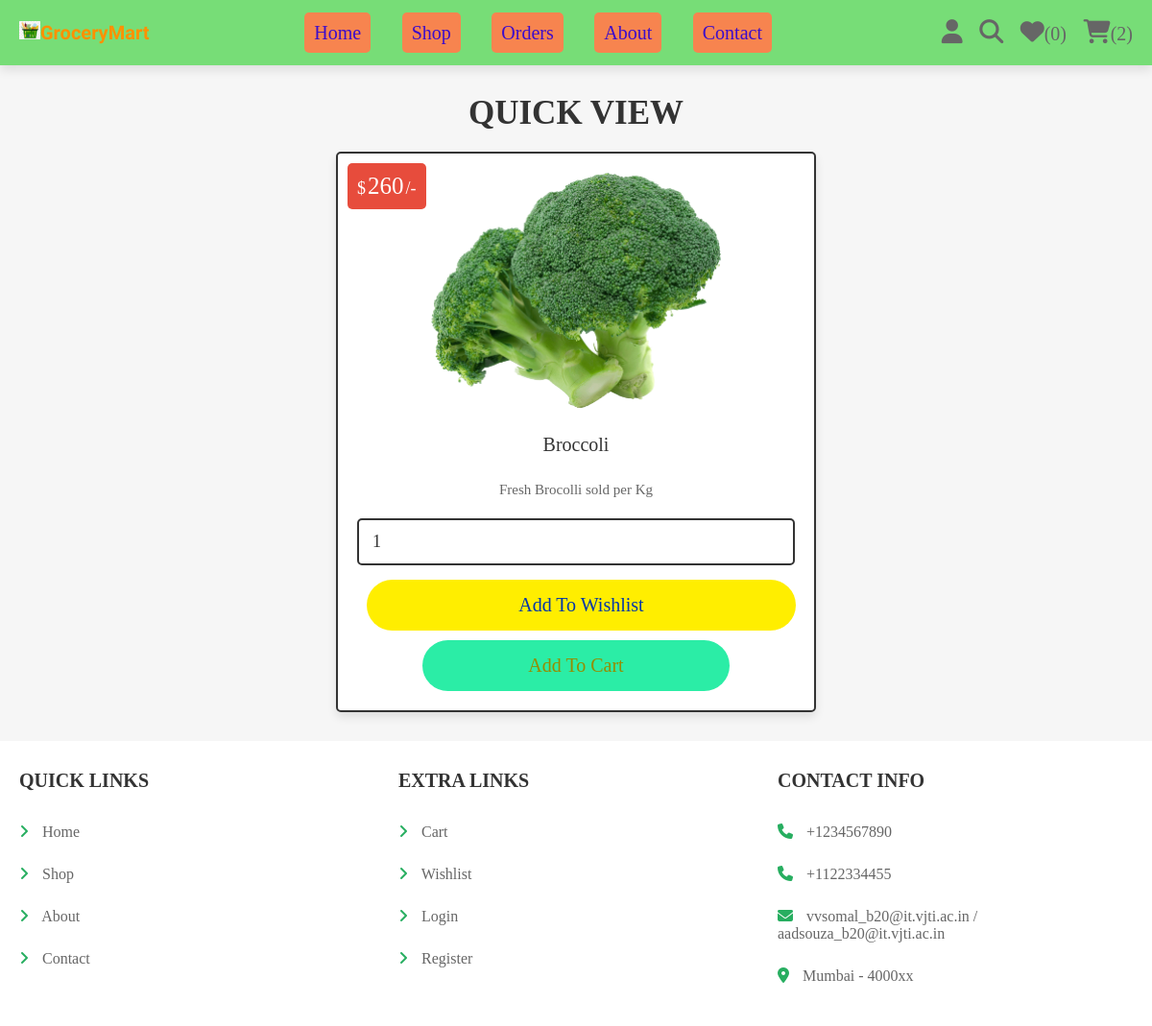
/G1_201080004_201080005_OnlineGroceryStore/OnlineGroeryStore-main/view_page.php?pid=28 (signed in), run on the app's committed database.
### tables this page shows
CREATE TABLE `products` (
  `id` int(100) NOT NULL,
  `name` varchar(100) NOT NULL,
  `category` varchar(20) NOT NULL,
  `details` varchar(500) NOT NULL,
  `price` int(100) NOT NULL,
  `image` varchar(100) NOT NULL
);

### G1_201080004_201080005_OnlineGroceryStore/OnlineGroeryStore-main/view_page.php (the view, shortened to what this page needs)
<?php
@include 'config.php';
?>
<!DOCTYPE html>
<html lang="en">
<head>
   <link rel="stylesheet" href="https://cdnjs.cloudflare.com/ajax/libs/font-awesome/6.1.1/css/all.min.css">
   <link rel="stylesheet" href="css/style.css">
</head>
<body>
<?php include 'header.php'; ?>
<section class="quick-view">
   <h1 class="title">quick view</h1>
   <?php
      $pid = $_GET['pid'];
      $select_products = $conn->prepare("SELECT * FROM `products` WHERE id = ?");
      $select_products->execute([$pid]);
      if($select_products->rowCount() > 0){
         while($fetch_products = $select_products->fetch(PDO::FETCH_ASSOC)){
   ?>
   <form action="" class="box" method="POST">
      <div class="price">$<span><?= $fetch_products['price']; ?></span>/-</div>
      <img src="uploaded_img/<?= $fetch_products['image']; ?>" alt="">
      <div class="name"><?= $fetch_products['name']; ?></div>
      <div class="details"><?= $fetch_products['details']; ?></div>
      <input type="number" min="1" value="1" name="p_qty" class="qty">
      <input type="submit" value="add to wishlist" class="option-btn" name="add_to_wishlist">
      <input type="submit" value="add to cart" class="btn" name="add_to_cart">
   </form>
   <?php
         }
      }else{
         echo '<p class="empty">no products added yet!</p>';
      }
   ?>
</section>
<?php include 'footer.php'; ?>
</body>
</html>

### css/style.css (style rules this page uses)
.quick-view .box { max-width: 50rem; padding:2rem; text-align: center; border:var(--border); background-color: var(--white); box-shadow: var(--box-shadow); border-radius: .5rem; position: relative; margin:0 auto; }
.quick-view .box img { height: 25rem; margin-bottom: 1rem; }
.quick-view .box .price { position: absolute; top:1rem; left:1rem; padding:1rem; border-radius: .5rem; background-color: var(--red); font-size: 1.8rem; color:var(--white); }
.quick-view .box .price span { font-size: 2.5rem; color:var(--white); margin:0 .2rem; }
.quick-view .box .qty { margin:.5rem 0; border-radius: .5rem; padding:1.2rem 1.4rem; font-size: 1.8rem; color:var(--black); border:var(--border); width: 100%; }
.quick-view .box .name { font-size: 2rem; color:var(--black); padding:1rem 0; }
.quick-view .box .details { padding:1rem 0; line-height: 2; font-size: 1.5rem; color:var(--light-color); }

### css/components.css (style rules this page uses)
:root { --green:#27ae60; --orange:#f39c12; --red:#e74c3c; --black:#333; --light-color:#666; --white:#fff; --light-bg:#f6f6f6; --border:.2rem solid var(--black); --box-shadow:0 .5rem 1rem rgba(0,0,0,.1); }
* { font-family:Georgia, 'Times New Roman', Times, serif; margin:0; padding:0; box-sizing: border-box; outline: none; border:none; text-decoration: none; color:var(--black); }
body { background-color: var(--light-bg); }
html { font-size: 62.5%; overflow-x: hidden; scroll-behavior: smooth; scroll-padding-top: 6.5rem; }
section { padding:3rem 2rem; max-width: 1200px; margin:0 auto; }
.btn, .delete-btn, .option-btn { display: block; width: 98%; margin:1rem; border-radius:3rem; color:rgb(2, 55, 170); font-size: 2rem; padding:1.5rem; text-transform: capitalize; cursor: pointer; text-align: center; }
.btn { display: block; width: 70%; padding: 15px 20px; margin:auto; margin-top:10px; text-align: center; border: none; background: #2beda6; outline: none; border-radius: 30px; font-size: 2rem; color: rgb(149, 141, 0); cursor: pointer; transition: .3s; }
.option-btn { background-color: rgb(255, 238, 0); }
.title { text-align: center; margin-bottom: 2rem; text-transform: uppercase; color:var(--black); font-size: 3.5rem; }

### data on the page
products: price "260", image (picture), name "Broccoli", details "Fresh Brocolli sold per Kg"

### other printed values
$count_wishlist_items->rowCount() "0"
$count_cart_items->rowCount() "2"
